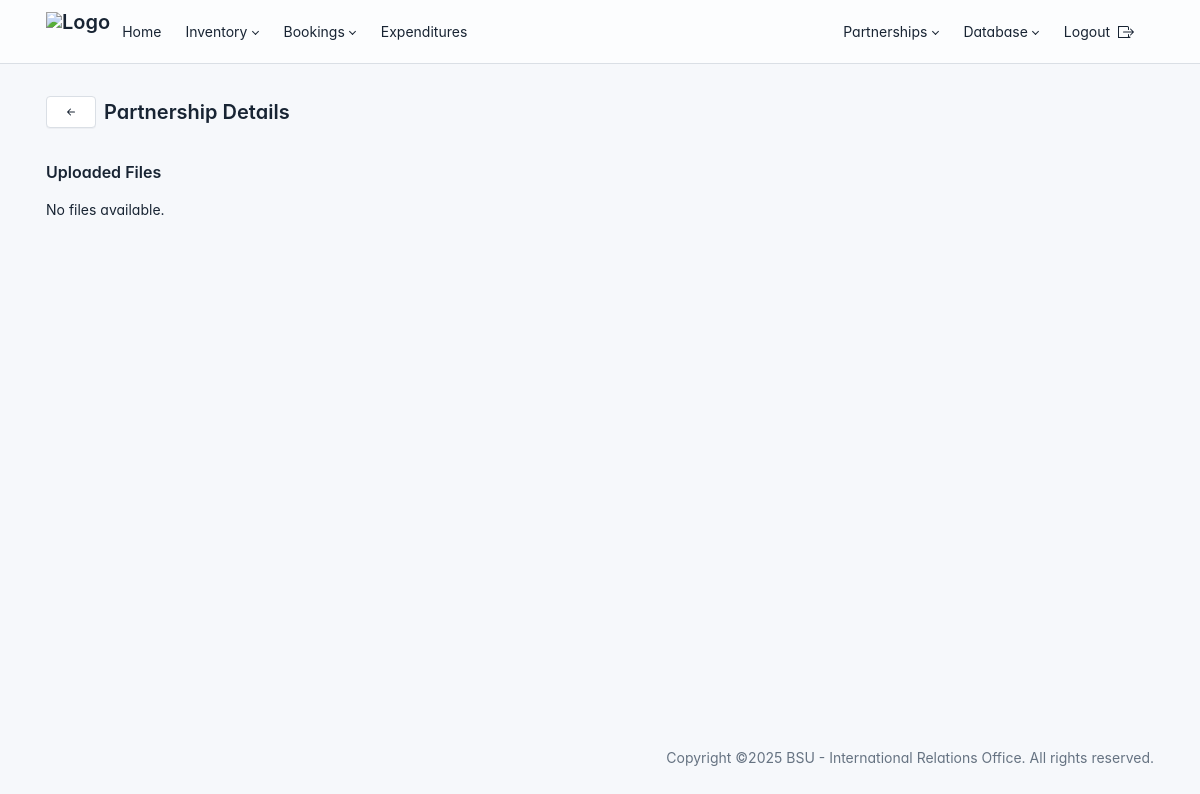
The app's page /administrator/partnership/4/ (signed in), older data.
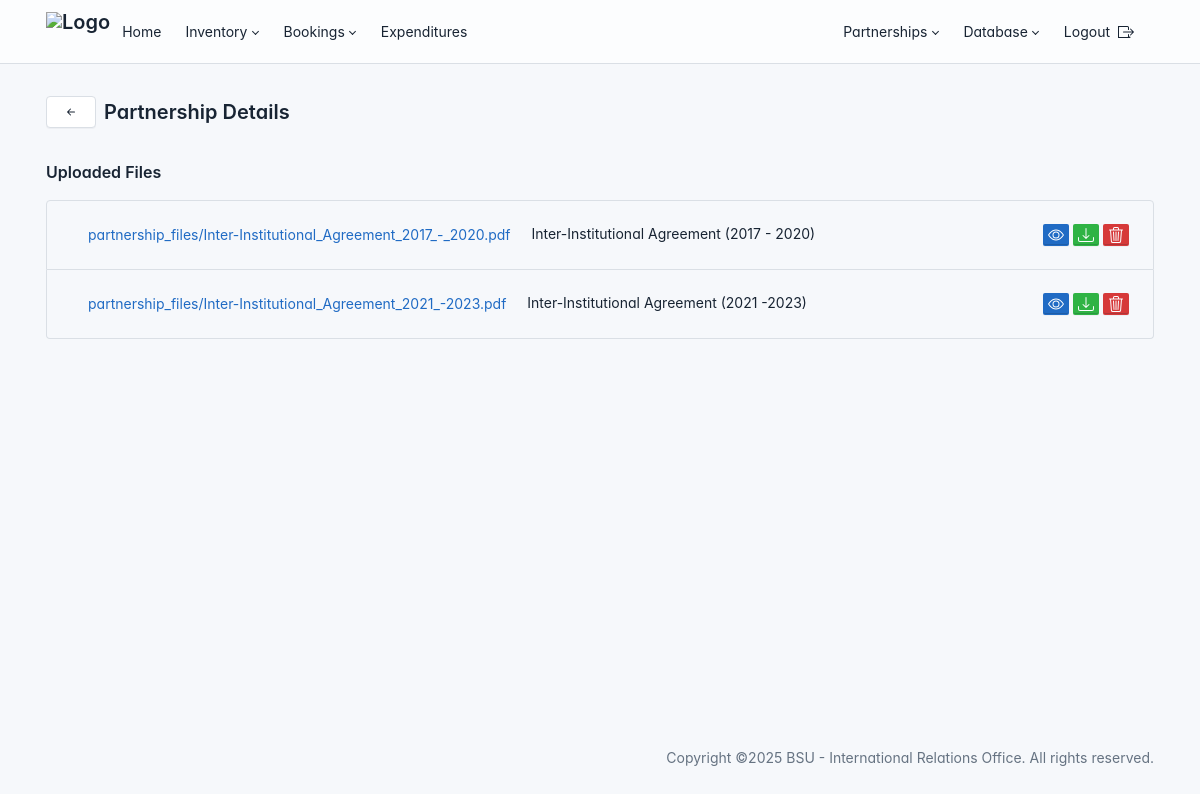
The same page, newer data.
### administrator/models.py (models this page shows, shortened)
class PartnershipFiles(models.Model):
    partnership = models.ForeignKey(Partnership, on_delete=models.CASCADE, related_name='files')
    file = models.FileField(upload_to='partnership_files/')
    description = models.TextField(blank=True, null=True)

### administrator/views.py (the view, shortened to what this page needs)
# urls.py: path('partnership/<int:partnership_id>/', views.partnership_detail, name='partnership_detail'),
def partnership_detail(request, partnership_id):
    partnership = get_object_or_404(Partnership, id=partnership_id)
    partnership_files = partnership.files.all()  # Get the files related to this partnership
    continent_choices = Partnership.CONTINENT_CHOICES
    status_choices = Partnership.STATUS_CHOICES
    context = {
        'partnership': partnership,
        'partnership_files': partnership_files,
        'continent_choices': continent_choices,
        'status_choices': status_choices,
    }
    return render(request, 'administrator/partnership_detail.html', context)

### templates/administrator/partnership_detail.html (shortened to what this page needs)
{% extends "administrator/base.html" %}
{% block content %}
<div class="container mt-5">
    <div class="col d-flex align-items-center mb-2">
        <a id="backButton" href="/administrator/partnerships" class="btn btn-outline" aria-label="Go Back">
            <svg xmlns="http://www.w3.org/2000/svg" width="16" height="16" fill="currentColor" class="bi bi-arrow-left-short" viewBox="0 0 16 16">
                <path fill-rule="evenodd" d="M12 8a.5.5 0 0 1-.5.5H5.707l2.147 2.146a.5.5 0 0 1-.708.708l-3-3a.5.5 0 0 1 0-.708l3-3a.5.5 0 1 1 .708.708L5.707 7.5H11.5a.5.5 0 0 1 .5.5"/>
            </svg>
        </a>
        <h1 class="page-title mb-0 ms-2">Partnership Details</h1>
    </div>
    <div class="mt-5">
        <h3>Uploaded Files</h3>
        {% if partnership_files %}
            <ul class="list-group">
                {% for file in partnership_files %}
                    <li class="list-group-item d-flex justify-content-between align-items-center">
                        <div>
                            <a href="{{ file.file.url }}" class="btn btn-link" download>{{ file.file.name }}</a>
                            <span class="file-description">{{ file.description }}</span>
                        </div>
                        <div>
                            <a href="{{ file.file.url }}" target="_blank" class="btn btn-sm btn-primary">
                            </a>
                            <a href="{{ file.file.url }}" class="btn btn-sm btn-success" download>
                            </a>
                            <form method="post" class="delete-file-form d-inline">
                                <button type="button" class="btn btn-sm btn-danger open-confirm-modal" aria-label="Delete File" data-file-id="{{ file.id }}">
                                </button>
                            </form>
                        </div>
                    </li>
                {% endfor %}
            </ul>
        {% else %}
            <p>No files available.</p>
        {% endif %}
    </div>
</div>
{% endblock content %}

Row changes from the older to the newer data that the page shows:
added PartnershipFiles: file.name "partnership_files/Inter-Institutional_Agreement_2017_-_2020.pdf", description "Inter-Institutional Agreement (2017 - 2020)"
added PartnershipFiles: file.name "partnership_files/Inter-Institutional_Agreement_2021_-2023.pdf", description "Inter-Institutional Agreement (2021 -2023)"
Text that changed along with them:
text no longer shown: "No files available."
